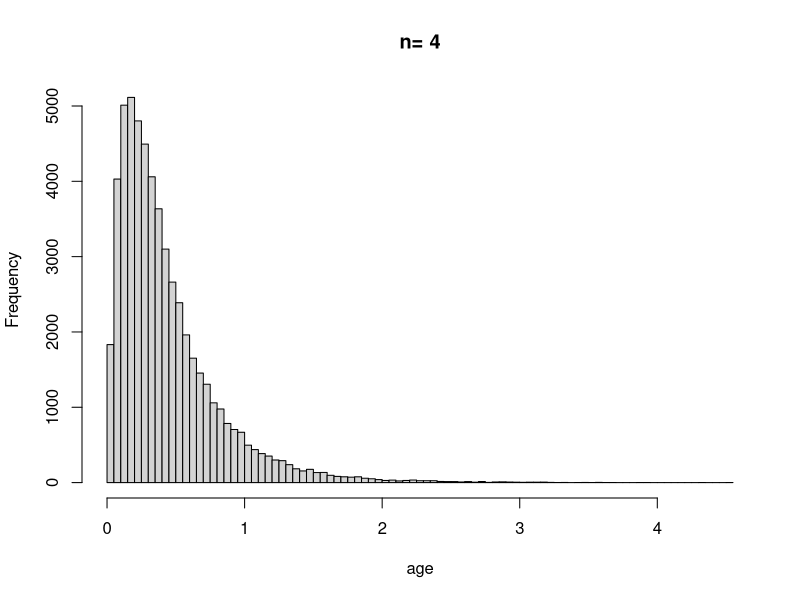
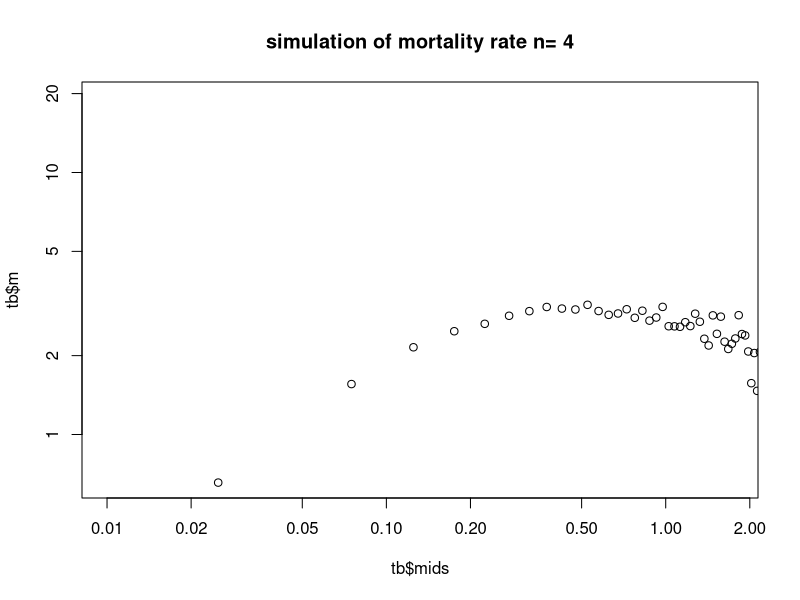
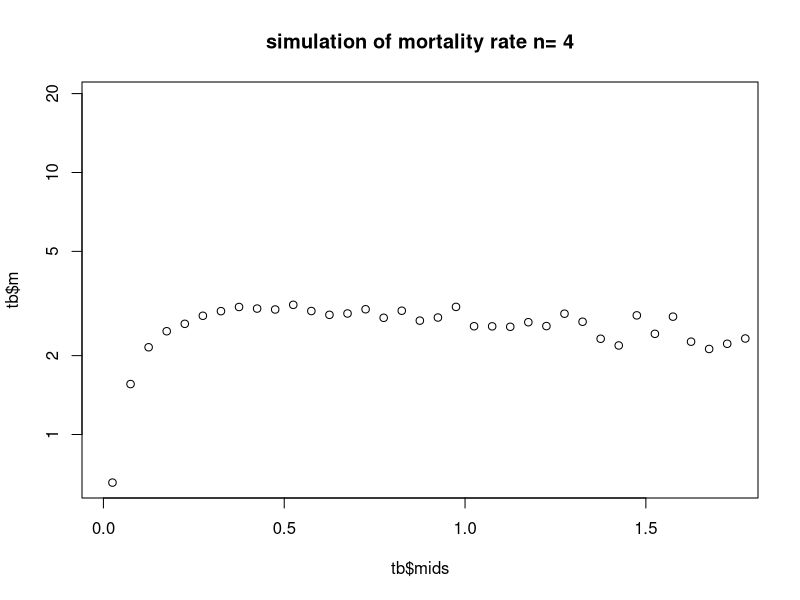

Generate these figures, in order, with R:
# Dec 14, 2009 
# 4 node butter model: the network is: 1-2, 1-3, 2-3, 2-4, 3-4
# 4 node fully connected model: 1-2, 1-3, 1-4, 2-3, 2-4, 3-4
# exponential distribution f(x) = lambda e^(- lambda x) for component

rm(list=ls());

n=4; #four nodes
pois_lambda = n/2; #mean of exponetial distribution rexp( n, lambda)

colors = c("black","red","blue","green","yellow","brown");

#simstep = lambda/ 50; 
popsize = 10^5; #population size
age = rep(NA, popsize);


#simulate and determine the system's age
 for(  p in 1: popsize ) {
  lambda = rpois( 4, pois_lambda );
  x = rexp( 4, lambda);
  age13 = min( x[1], x[3] );
  age24 = min( x[2], x[4] );
  age23 = min( x[2], x[3] );
  age[p] =  max( age13, age24, age23);
 }
 age = age[! is.na(age)]
 
 median.age = median( age );
mean.age = mean( age );

#MAXAGE = 20; 
#mybreak1 = seq(0, lambda*4, by=simstep);
#mybreak2 = seq( lambda*4, MAXAGE, by = 0.2);
#mybreaks = unique(c(mybreak1, mybreak2, max(age))); 
#mybreaks = mybreaks[ ! is.na(mybreaks)]
#collect = data.frame( matrix(nrow= length(mybreaks)-1, ncol=length(ns)+1) );

h = hist(age, br=100, main=paste("n=",n) );

tb = data.frame( cbind( h$mids, h$density, h$counts ) );
names(tb) = c("mids","density","counts");
tb$cumulative.counts = 0; #initialization
for( i in 2:length(tb[,1]) ) {
  tb$cumulative.counts[i] = tb$cumulative.counts[i-1] + tb$counts[i];
}

tb$s = 1 - tb$cumulative.counts / max(tb$cumulative.counts);
tb$m = tb$density / tb$s ;
plot( tb$m ~ tb$mids, xlim = c(0.01, mean.age*4), main=paste( 'simulation of mortality rate', 'n=',n), log='xy' );
plot( tb$m ~ tb$mids, xlim = c(0.01, mean.age*4), main=paste( 'simulation of mortality rate', 'n=',n), log='y' );
 


